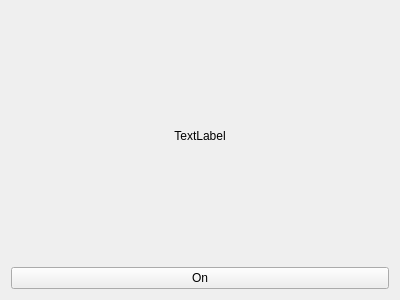
<?xml version="1.0" encoding="UTF-8"?>
<ui version="4.0">
 <class>CameraPage</class>
 <widget class="QWidget" name="CameraPage">
  <property name="geometry">
   <rect>
    <x>0</x>
    <y>0</y>
    <width>400</width>
    <height>300</height>
   </rect>
  </property>
  <property name="windowTitle">
   <string>Form</string>
  </property>
  <layout class="QVBoxLayout" name="verticalLayout">
   <item>
    <widget class="QLabel" name="label">
     <property name="text">
      <string>TextLabel</string>
     </property>
     <property name="alignment">
      <set>Qt::AlignCenter</set>
     </property>
    </widget>
   </item>
   <item>
    <widget class="QPushButton" name="btOn">
     <property name="text">
      <string>On</string>
     </property>
     <property name="icon">
      <iconset resource="Resources.qrc">
       <normaloff>:/Images/Green.png</normaloff>:/Images/Green.png</iconset>
     </property>
     <property name="iconSize">
      <size>
       <width>32</width>
       <height>32</height>
      </size>
     </property>
     <property name="checkable">
      <bool>true</bool>
     </property>
    </widget>
   </item>
  </layout>
 </widget>
 <resources>
  <include location="Resources.qrc"/>
 </resources>
 <connections/>
</ui>
